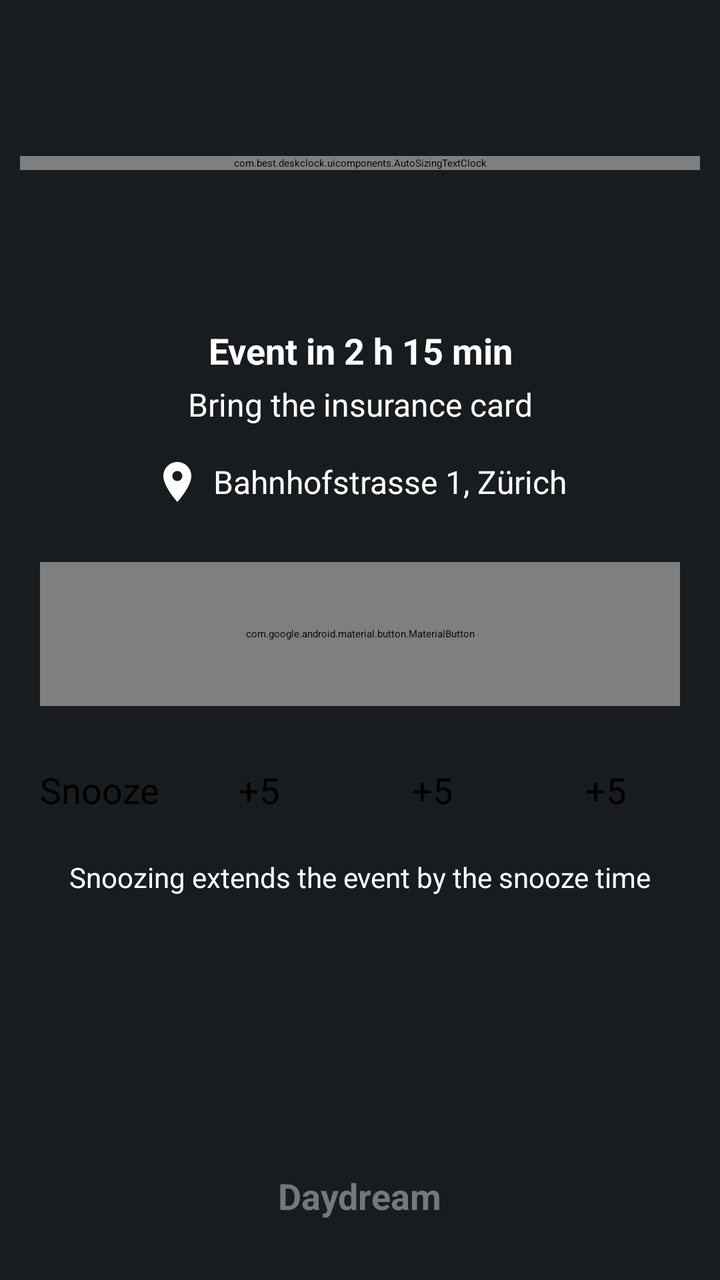
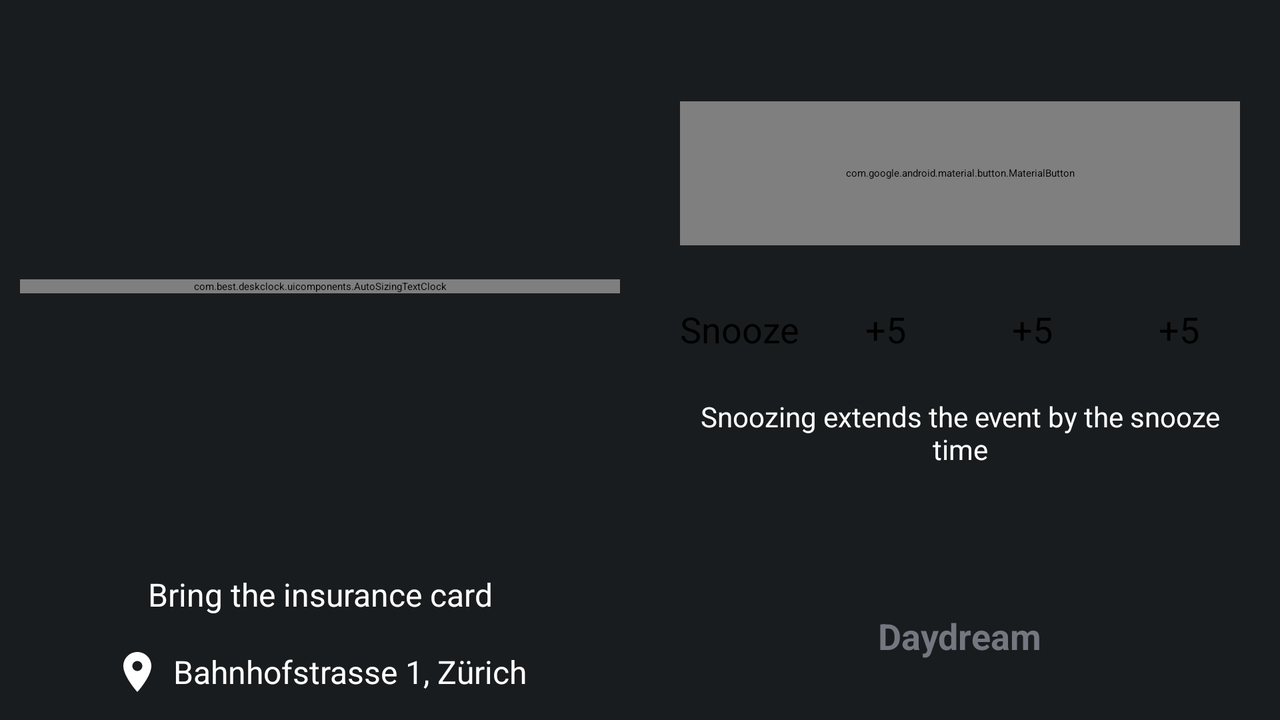

Two renders of one Android screen. The first uses the default layout on a phone; the second uses the alternative layout the repository ships for a different screen configuration, on a matching device. The two XML files are below.
<!-- AndroidManifest.xml: application theme Theme.DeskClock -->
<!-- res/layout/alarm_activity.xml -->
<?xml version="1.0" encoding="utf-8"?>
<FrameLayout xmlns:android="http://schemas.android.com/apk/res/android"
    xmlns:app="http://schemas.android.com/apk/res-auto"
    xmlns:tools="http://schemas.android.com/tools"
    android:id="@+id/alarm_root_view"
    android:layout_width="match_parent"
    android:layout_height="match_parent"
    android:layoutDirection="ltr"
    tools:background="#191C1E">

    <ImageView
        android:id="@+id/alarm_background_image"
        android:layout_width="match_parent"
        android:layout_height="match_parent"
        android:background="@android:color/black"
        android:scaleType="centerCrop"
        android:visibility="gone"
        android:contentDescription="@null" />

    <androidx.constraintlayout.widget.ConstraintLayout
        android:id="@+id/content_view"
        android:layout_width="match_parent"
        android:layout_height="match_parent">

        <androidx.constraintlayout.widget.Guideline
            android:id="@+id/alarm_vertical_start_guide"
            android:orientation="vertical"
            android:layout_width="wrap_content"
            android:layout_height="wrap_content"
            app:layout_constraintGuide_percent="0.05" />

        <androidx.constraintlayout.widget.Guideline
            android:id="@+id/alarm_vertical_center_guide"
            android:orientation="vertical"
            android:layout_width="wrap_content"
            android:layout_height="wrap_content"
            app:layout_constraintGuide_percent="0.5" />

        <androidx.constraintlayout.widget.Guideline
            android:id="@+id/alarm_vertical_end_guide"
            android:orientation="vertical"
            android:layout_width="wrap_content"
            android:layout_height="wrap_content"
            app:layout_constraintGuide_percent="0.95" />

        <androidx.constraintlayout.widget.Guideline
            android:id="@+id/alarm_horizontal_middle_guide"
            android:orientation="horizontal"
            android:layout_width="wrap_content"
            android:layout_height="wrap_content"
            app:layout_constraintGuide_percent="0.5" />

        <androidx.constraintlayout.widget.Guideline
            android:id="@+id/alarm_horizontal_end_guide"
            android:orientation="horizontal"
            android:layout_width="wrap_content"
            android:layout_height="wrap_content"
            app:layout_constraintGuide_percent="0.70" />

        
        <FrameLayout
            android:id="@+id/clock_layout"
            android:layout_width="match_parent"
            android:layout_height="0dp"
            app:layout_constraintTop_toTopOf="parent"
            app:layout_constraintBottom_toTopOf="@+id/calendar_info">

            <com.best.deskclock.uicomponents.AnalogClock
                android:id="@+id/analog_clock"
                android:layout_width="match_parent"
                android:layout_height="wrap_content"
                android:layout_gravity="center"
                tools:visibility="gone" />

            <com.best.deskclock.uicomponents.AutoSizingTextClock
                android:id="@+id/digital_clock"
                android:layout_width="match_parent"
                android:layout_height="wrap_content"
                android:layout_marginHorizontal="10dp"
                android:layout_gravity="center"
                android:gravity="center_horizontal"
                android:includeFontPadding="false"
                android:singleLine="true"
                tools:text="12:34"
                tools:textSize="70sp"
                tools:textColor="@android:color/white" />

        </FrameLayout>

        
        <LinearLayout
            android:id="@+id/calendar_info"
            android:layout_width="0dp"
            android:layout_height="wrap_content"
            android:layout_marginHorizontal="10dp"
            android:gravity="center_horizontal"
            android:orientation="vertical"
            android:visibility="gone"
            app:layout_constraintStart_toEndOf="@+id/alarm_vertical_start_guide"
            app:layout_constraintEnd_toEndOf="@+id/alarm_vertical_end_guide"
            app:layout_constraintBottom_toTopOf="@+id/alarm_title"
            tools:visibility="visible">

            <com.google.android.material.textview.MaterialTextView
                android:id="@+id/calendar_countdown"
                android:layout_width="match_parent"
                android:layout_height="wrap_content"
                android:layout_marginBottom="4dp"
                android:gravity="center_horizontal"
                android:textColor="@android:color/white"
                android:textSize="18sp"
                android:textStyle="bold"
                android:visibility="gone"
                tools:text="Event in 2 h 15 min"
                tools:visibility="visible" />

            <com.google.android.material.textview.MaterialTextView
                android:id="@+id/calendar_description"
                android:layout_width="match_parent"
                android:layout_height="wrap_content"
                android:gravity="center_horizontal"
                android:maxLines="4"
                android:scrollbars="vertical"
                android:textColor="@android:color/white"
                android:textSize="16sp"
                android:visibility="gone"
                tools:text="Bring the insurance card"
                tools:visibility="visible" />

            <com.google.android.material.textview.MaterialTextView
                android:id="@+id/calendar_location"
                android:layout_width="wrap_content"
                android:layout_height="wrap_content"
                android:layout_marginTop="4dp"
                android:background="?attr/selectableItemBackground"
                android:drawableStart="@drawable/ic_calendar_alarm_location"
                android:drawablePadding="6dp"
                android:ellipsize="end"
                android:gravity="center_vertical"
                android:maxLines="2"
                android:minHeight="48dp"
                android:paddingHorizontal="8dp"
                android:textColor="@android:color/white"
                android:textSize="16sp"
                android:visibility="gone"
                tools:text="Bahnhofstrasse 1, Zürich"
                tools:visibility="visible" />
        </LinearLayout>

        
        <com.google.android.material.textview.MaterialTextView
            android:id="@+id/alarm_title"
            android:layout_width="0dp"
            android:layout_height="wrap_content"
            android:layout_marginHorizontal="10dp"
            android:paddingVertical="10dp"
            android:gravity="center_horizontal"
            android:singleLine="true"
            android:ellipsize="marquee"
            android:marqueeRepeatLimit="marquee_forever"
            android:scrollHorizontally="true"
            app:layout_constraintStart_toEndOf="@+id/alarm_vertical_start_guide"
            app:layout_constraintEnd_toEndOf="@+id/alarm_vertical_end_guide"
            app:layout_constraintBottom_toTopOf="@+id/alarm_horizontal_middle_guide"
            tools:text="@string/menu_alarm"
            tools:textStyle="bold"
            tools:textSize="26sp"
            tools:textColor="@android:color/white" />

        
        <LinearLayout
            android:id="@+id/calendar_actions"
            android:layout_width="0dp"
            android:layout_height="wrap_content"
            android:layout_marginHorizontal="20dp"
            android:orientation="vertical"
            android:visibility="gone"
            app:layout_constraintStart_toStartOf="parent"
            app:layout_constraintEnd_toEndOf="parent"
            app:layout_constraintBottom_toTopOf="@+id/alarm_horizontal_end_guide"
            tools:visibility="visible">

            <com.google.android.material.button.MaterialButton
                android:id="@+id/calendar_dismiss_button"
                android:layout_width="match_parent"
                android:layout_height="72dp"
                android:includeFontPadding="false"
                android:singleLine="true"
                android:text="@string/button_action_dismiss"
                android:textColor="@android:color/white"
                android:textSize="22sp"
                app:cornerRadius="36dp" />

            <LinearLayout
                android:id="@+id/calendar_snooze_choices"
                android:layout_width="match_parent"
                android:layout_height="wrap_content"
                android:layout_marginTop="16dp"
                android:gravity="center_vertical"
                android:orientation="horizontal">

                <TextView
                    android:id="@+id/calendar_snooze_label"
                    android:layout_width="wrap_content"
                    android:layout_height="wrap_content"
                    android:layout_marginEnd="12dp"
                    android:maxLines="1"
                    android:text="@string/button_action_snooze"
                    android:textSize="18sp" />

                <TextView
                    android:id="@+id/calendar_snooze_choice_1"
                    android:layout_width="0dp"
                    android:layout_height="52dp"
                    android:layout_weight="1"
                    android:layout_marginEnd="12dp"
                    android:gravity="center"
                    android:maxLines="1"
                    android:textSize="18sp"
                    tools:text="+5" />

                <TextView
                    android:id="@+id/calendar_snooze_choice_2"
                    android:layout_width="0dp"
                    android:layout_height="52dp"
                    android:layout_weight="1"
                    android:layout_marginEnd="12dp"
                    android:gravity="center"
                    android:maxLines="1"
                    android:textSize="18sp"
                    tools:text="+5" />

                <TextView
                    android:id="@+id/calendar_snooze_choice_3"
                    android:layout_width="0dp"
                    android:layout_height="52dp"
                    android:layout_weight="1"
                    android:gravity="center"
                    android:maxLines="1"
                    android:textSize="18sp"
                    tools:text="+5" />
            </LinearLayout>

            <TextView
                android:id="@+id/calendar_extend_hint"
                android:layout_width="match_parent"
                android:layout_height="wrap_content"
                android:layout_marginTop="8dp"
                android:gravity="center"
                android:text="@string/calendar_alarm_snooze_extends"
                android:textColor="@android:color/white"
                android:textSize="14sp"
                android:visibility="gone"
                tools:visibility="visible" />
        </LinearLayout>

        <LinearLayout
            android:id="@+id/ringtone_layout"
            android:layout_width="0dp"
            android:layout_height="wrap_content"
            android:orientation="horizontal"
            android:layout_marginBottom="20dp"
            android:gravity="center"
            app:layout_constraintStart_toStartOf="parent"
            app:layout_constraintEnd_toEndOf="parent"
            app:layout_constraintBottom_toBottomOf="parent">

            <ImageView
                android:id="@+id/ringtone_icon"
                android:layout_width="wrap_content"
                android:layout_height="wrap_content"
                android:paddingVertical="10dp"
                android:contentDescription="@null"
                tools:src="@drawable/ic_music_note"
                tools:tint="@color/md_theme_outline" />

            <com.google.android.material.textview.MaterialTextView
                android:id="@+id/ringtone_title"
                android:layout_width="wrap_content"
                android:layout_height="wrap_content"
                android:paddingHorizontal="10dp"
                android:paddingVertical="10dp"
                android:textSize="18sp"
                android:singleLine="true"
                android:focusable="true"
                android:ellipsize="marquee"
                android:marqueeRepeatLimit="marquee_forever"
                android:scrollHorizontally="true"
                tools:text="Daydream"
                tools:textStyle="bold"
                tools:textColor="@color/md_theme_outline" />

        </LinearLayout>

    </androidx.constraintlayout.widget.ConstraintLayout>

    
    <LinearLayout
        android:id="@+id/action_message_view"
        android:layout_width="match_parent"
        android:layout_height="match_parent"
        android:gravity="center"
        android:orientation="vertical"
        android:visibility="gone"
        tools:visibility="visible">

        <com.google.android.material.textview.MaterialTextView
            android:id="@+id/action_title"
            android:layout_width="match_parent"
            android:layout_height="wrap_content"
            android:gravity="center_horizontal" />

        <com.google.android.material.textview.MaterialTextView
            android:id="@+id/action_description"
            android:layout_width="match_parent"
            android:layout_height="wrap_content"
            android:gravity="center_horizontal"
            android:visibility="gone"
            tools:textStyle="bold"
            tools:visibility="visible" />

    </LinearLayout>

</FrameLayout>
<!-- resources referenced by this layout -->
<resources>
  <color name="md_theme_outline">#757780</color>
  <string name="button_action_dismiss">Dismiss</string>
  <string name="button_action_snooze">Snooze</string>
  <string name="calendar_alarm_snooze_extends">Snoozing extends the event by the snooze time</string>
  <string name="menu_alarm">Alarm</string>
  <color name="md_theme_primary">#475D92</color>
  <color name="md_theme_inversePrimary">#B0C6FF</color>
  <color name="md_theme_onPrimary">#FFFFFF</color>
  <color name="md_theme_primaryContainer">#D9E2FF</color>
  <color name="md_theme_onPrimaryContainer">#001945</color>
  <color name="md_theme_primaryFixed">#D9E2FF</color>
  <color name="md_theme_primaryFixedDim">#B0C6FF</color>
  <color name="md_theme_onPrimaryFixed">#001945</color>
  <color name="md_theme_onPrimaryFixedVariant">#2F4578</color>
  <color name="md_theme_secondary">#575E71</color>
  <color name="md_theme_onSecondary">#FFFFFF</color>
  <color name="md_theme_secondaryContainer">#DCE2F9</color>
  <color name="md_theme_onSecondaryContainer">#151B2C</color>
  <color name="md_theme_secondaryFixed">#DCE2F9</color>
  <color name="md_theme_secondaryFixedDim">#C0C6DC</color>
  <color name="md_theme_onSecondaryFixed">#151B2C</color>
  <color name="md_theme_onSecondaryFixedVariant">#404659</color>
  <color name="md_theme_tertiary">#725572</color>
  <color name="md_theme_onTertiary">#FFFFFF</color>
  <color name="md_theme_tertiaryContainer">#FDD7FA</color>
  <color name="md_theme_onTertiaryContainer">#2A122C</color>
  <color name="md_theme_tertiaryFixed">#FDD7FA</color>
  <color name="md_theme_tertiaryFixedDim">#E0BBDD</color>
  <color name="md_theme_onTertiaryFixed">#2A122C</color>
  <color name="md_theme_onTertiaryFixedVariant">#593D59</color>
  <color name="md_theme_error">#B3261E</color>
  <color name="md_theme_onError">#FFFFFF</color>
  <color name="md_theme_errorContainer">#F9DEDC</color>
  <color name="md_theme_onErrorContainer">#410E0B</color>
  <color name="md_theme_outlineVariant">#C5C6D0</color>
  <color name="md_theme_background">#FEFBFF</color>
  <color name="md_theme_onBackground">#1A1B20</color>
  <color name="md_theme_surface">#F0F0FA</color>
  <color name="md_theme_onSurface">#1A1B20</color>
  <color name="md_theme_surfaceVariant">#E1E2EC</color>
  <color name="md_theme_onSurfaceVariant">#44464F</color>
  <color name="md_theme_inverseSurface">#2F3036</color>
  <color name="md_theme_inverseOnSurface">#F1F0F7</color>
  <color name="md_theme_surfaceContainerLowest">#FFFFFF</color>
  <color name="md_theme_surfaceContainerHighest">#E1E2EC</color>
  <style name="BottomSheetDialogTheme" parent="ThemeOverlay.Material3.BottomSheetDialog">
          <item name="bottomSheetStyle">@style/BottomSheetDialogStyle</item>
      </style>
  <style name="SnackBarStyle" parent="@style/Widget.MaterialComponents.Snackbar">
          <item name="android:background">@drawable/bg_snackbar</item>
      </style>
  <style name="AppMaterialCalendarTheme" parent="ThemeOverlay.Material3.MaterialCalendar">
          <item name="android:windowLayoutInDisplayCutoutMode" tools:targetApi="27">shortEdges</item>
          
          <item name="colorSurfaceContainerHigh">?attr/colorSurface</item>
      </style>
  <style name="AppMaterialAlertDialogTitleTextStyle" parent="@style/MaterialAlertDialog.Material3.Title.Text">
          <item name="android:textSize">18sp</item>
      </style>
  <style name="BottomSheetDialogStyle" parent="Widget.Material3.BottomSheet.Modal">
          <item name="backgroundTint">?attr/colorSurfaceContainerLowest</item>
      </style>
  <style name="AppMaterialTimePickerTitleStyle" parent="@style/TextAppearance.Material3.MaterialTimePicker.Title">
          <item name="android:textSize">14sp</item>
      </style>
  <!-- some entries are left out for length -->
</resources>
<!-- res/layout-land/alarm_activity.xml (the repository's variant of the layout above) -->
<!-- drawn on the phone turned sideways -->
<?xml version="1.0" encoding="utf-8"?>
<FrameLayout xmlns:android="http://schemas.android.com/apk/res/android"
    xmlns:app="http://schemas.android.com/apk/res-auto"
    xmlns:tools="http://schemas.android.com/tools"
    android:id="@+id/alarm_root_view"
    android:layout_width="match_parent"
    android:layout_height="match_parent"
    android:layoutDirection="ltr"
    tools:background="#191C1E">

    <ImageView
        android:id="@+id/alarm_background_image"
        android:layout_width="match_parent"
        android:layout_height="match_parent"
        android:background="@android:color/black"
        android:scaleType="centerCrop"
        android:visibility="gone"
        android:contentDescription="@null" />

    <androidx.constraintlayout.widget.ConstraintLayout
        android:id="@+id/content_view"
        android:layout_width="match_parent"
        android:layout_height="match_parent">

        <androidx.constraintlayout.widget.Guideline
            android:id="@+id/alarm_vertical_middle_guide"
            android:orientation="vertical"
            android:layout_width="wrap_content"
            android:layout_height="wrap_content"
            app:layout_constraintGuide_percent="0.5" />

        <androidx.constraintlayout.widget.Guideline
            android:id="@+id/alarm_landscape_vertical_end_guide"
            android:orientation="vertical"
            android:layout_width="wrap_content"
            android:layout_height="wrap_content"
            app:layout_constraintGuide_percent="0.75" />

        <androidx.constraintlayout.widget.Guideline
            android:id="@+id/alarm_landscape_horizontal_start_guide"
            android:orientation="horizontal"
            android:layout_width="wrap_content"
            android:layout_height="wrap_content"
            app:layout_constraintGuide_percent="0.4" />

        <androidx.constraintlayout.widget.Guideline
            android:id="@+id/alarm_landscape_horizontal_end_guide"
            android:orientation="horizontal"
            android:layout_width="wrap_content"
            android:layout_height="wrap_content"
            app:layout_constraintGuide_percent="0.65" />

        
        <FrameLayout
            android:id="@+id/clock_layout"
            android:layout_width="0dp"
            android:layout_height="wrap_content"
            app:layout_constraintStart_toStartOf="parent"
            app:layout_constraintEnd_toStartOf="@+id/alarm_vertical_middle_guide"
            app:layout_constraintTop_toTopOf="parent"
            app:layout_constraintBottom_toTopOf="@+id/calendar_info">

            <com.best.deskclock.uicomponents.AnalogClock
                android:id="@+id/analog_clock"
                android:layout_width="wrap_content"
                android:layout_height="wrap_content"
                android:layout_gravity="center"
                tools:visibility="gone" />

            <com.best.deskclock.uicomponents.AutoSizingTextClock
                android:id="@+id/digital_clock"
                android:layout_width="match_parent"
                android:layout_height="wrap_content"
                android:layout_marginHorizontal="10dp"
                android:layout_gravity="center"
                android:gravity="center_horizontal"
                android:fontFeatureSettings="tnum"
                android:includeFontPadding="false"
                android:singleLine="true"
                tools:text="12:34"
                tools:textSize="50sp"
                tools:textColor="@android:color/white" />

        </FrameLayout>

        
        <LinearLayout
            android:id="@+id/calendar_info"
            android:layout_width="0dp"
            android:layout_height="wrap_content"
            android:layout_marginHorizontal="20dp"
            android:gravity="center_horizontal"
            android:orientation="vertical"
            android:visibility="gone"
            app:layout_constraintStart_toStartOf="parent"
            app:layout_constraintEnd_toStartOf="@+id/alarm_vertical_middle_guide"
            app:layout_constraintBottom_toBottomOf="parent"
            tools:visibility="visible">

            <com.google.android.material.textview.MaterialTextView
                android:id="@+id/calendar_description"
                android:layout_width="match_parent"
                android:layout_height="wrap_content"
                android:gravity="center_horizontal"
                android:maxLines="3"
                android:scrollbars="vertical"
                android:textColor="@android:color/white"
                android:textSize="16sp"
                android:visibility="gone"
                tools:text="Bring the insurance card"
                tools:visibility="visible" />

            <com.google.android.material.textview.MaterialTextView
                android:id="@+id/calendar_location"
                android:layout_width="wrap_content"
                android:layout_height="wrap_content"
                android:layout_marginTop="4dp"
                android:background="?attr/selectableItemBackground"
                android:drawableStart="@drawable/ic_calendar_alarm_location"
                android:drawablePadding="6dp"
                android:ellipsize="end"
                android:gravity="center_vertical"
                android:maxLines="2"
                android:minHeight="48dp"
                android:paddingHorizontal="8dp"
                android:textColor="@android:color/white"
                android:textSize="16sp"
                android:visibility="gone"
                tools:text="Bahnhofstrasse 1, Zürich"
                tools:visibility="visible" />
        </LinearLayout>

        
        <com.google.android.material.textview.MaterialTextView
            android:id="@+id/alarm_title"
            android:layout_width="0dp"
            android:layout_height="wrap_content"
            android:layout_marginHorizontal="20dp"
            android:paddingVertical="10dp"
            android:gravity="center_horizontal"
            android:singleLine="true"
            android:ellipsize="marquee"
            android:marqueeRepeatLimit="marquee_forever"
            android:scrollHorizontally="true"
            app:layout_constraintStart_toEndOf="@+id/alarm_vertical_middle_guide"
            app:layout_constraintEnd_toEndOf="parent"
            app:layout_constraintTop_toTopOf="parent"
            app:layout_constraintBottom_toTopOf="@id/alarm_landscape_horizontal_start_guide"
            tools:text="@string/menu_alarm"
            tools:textSize="26sp"
            tools:textStyle="bold"
            tools:textColor="@android:color/white" />

        
        <LinearLayout
            android:id="@+id/calendar_actions"
            android:layout_width="0dp"
            android:layout_height="wrap_content"
            android:layout_marginHorizontal="20dp"
            android:orientation="vertical"
            android:visibility="gone"
            app:layout_constraintStart_toEndOf="@+id/alarm_vertical_middle_guide"
            app:layout_constraintEnd_toEndOf="parent"
            app:layout_constraintBottom_toTopOf="@+id/alarm_landscape_horizontal_end_guide"
            tools:visibility="visible">

            <com.google.android.material.button.MaterialButton
                android:id="@+id/calendar_dismiss_button"
                android:layout_width="match_parent"
                android:layout_height="72dp"
                android:includeFontPadding="false"
                android:singleLine="true"
                android:text="@string/button_action_dismiss"
                android:textColor="@android:color/white"
                android:textSize="22sp"
                app:cornerRadius="36dp" />

            <LinearLayout
                android:id="@+id/calendar_snooze_choices"
                android:layout_width="match_parent"
                android:layout_height="wrap_content"
                android:layout_marginTop="16dp"
                android:gravity="center_vertical"
                android:orientation="horizontal">

                <TextView
                    android:id="@+id/calendar_snooze_label"
                    android:layout_width="wrap_content"
                    android:layout_height="wrap_content"
                    android:layout_marginEnd="12dp"
                    android:maxLines="1"
                    android:text="@string/button_action_snooze"
                    android:textSize="18sp" />

                <TextView
                    android:id="@+id/calendar_snooze_choice_1"
                    android:layout_width="0dp"
                    android:layout_height="52dp"
                    android:layout_weight="1"
                    android:layout_marginEnd="12dp"
                    android:gravity="center"
                    android:maxLines="1"
                    android:textSize="18sp"
                    tools:text="+5" />

                <TextView
                    android:id="@+id/calendar_snooze_choice_2"
                    android:layout_width="0dp"
                    android:layout_height="52dp"
                    android:layout_weight="1"
                    android:layout_marginEnd="12dp"
                    android:gravity="center"
                    android:maxLines="1"
                    android:textSize="18sp"
                    tools:text="+5" />

                <TextView
                    android:id="@+id/calendar_snooze_choice_3"
                    android:layout_width="0dp"
                    android:layout_height="52dp"
                    android:layout_weight="1"
                    android:gravity="center"
                    android:maxLines="1"
                    android:textSize="18sp"
                    tools:text="+5" />
            </LinearLayout>

            <TextView
                android:id="@+id/calendar_extend_hint"
                android:layout_width="match_parent"
                android:layout_height="wrap_content"
                android:layout_marginTop="8dp"
                android:gravity="center"
                android:text="@string/calendar_alarm_snooze_extends"
                android:textColor="@android:color/white"
                android:textSize="14sp"
                android:visibility="gone"
                tools:visibility="visible" />
        </LinearLayout>

        <LinearLayout
            android:id="@+id/ringtone_layout"
            android:layout_width="0dp"
            android:layout_height="wrap_content"
            android:orientation="horizontal"
            android:layout_marginBottom="20dp"
            android:gravity="center"
            app:layout_constraintStart_toEndOf="@+id/alarm_vertical_middle_guide"
            app:layout_constraintEnd_toEndOf="parent"
            app:layout_constraintBottom_toBottomOf="parent">

            <ImageView
                android:id="@+id/ringtone_icon"
                android:layout_width="wrap_content"
                android:layout_height="wrap_content"
                android:paddingVertical="10dp"
                android:contentDescription="@null"
                tools:src="@drawable/ic_music_note"
                tools:tint="@color/md_theme_outline" />

            <com.google.android.material.textview.MaterialTextView
                android:id="@+id/ringtone_title"
                android:layout_width="wrap_content"
                android:layout_height="wrap_content"
                android:paddingHorizontal="10dp"
                android:paddingVertical="10dp"
                android:textSize="18sp"
                android:singleLine="true"
                android:focusable="true"
                android:ellipsize="marquee"
                android:marqueeRepeatLimit="marquee_forever"
                android:scrollHorizontally="true"
                tools:text="Daydream"
                tools:textStyle="bold"
                tools:textColor="@color/md_theme_outline" />

        </LinearLayout>

    </androidx.constraintlayout.widget.ConstraintLayout>

    
    <LinearLayout
        android:id="@+id/action_message_view"
        android:layout_width="match_parent"
        android:layout_height="match_parent"
        android:gravity="center"
        android:orientation="vertical"
        android:visibility="gone"
        tools:visibility="visible">

        <com.google.android.material.textview.MaterialTextView
            android:id="@+id/action_title"
            android:layout_width="match_parent"
            android:layout_height="wrap_content"
            android:gravity="center_horizontal" />

        <com.google.android.material.textview.MaterialTextView
            android:id="@+id/action_description"
            android:layout_width="match_parent"
            android:layout_height="wrap_content"
            android:gravity="center_horizontal"
            android:visibility="gone"
            tools:textStyle="bold"
            tools:visibility="visible" />

    </LinearLayout>

</FrameLayout>
